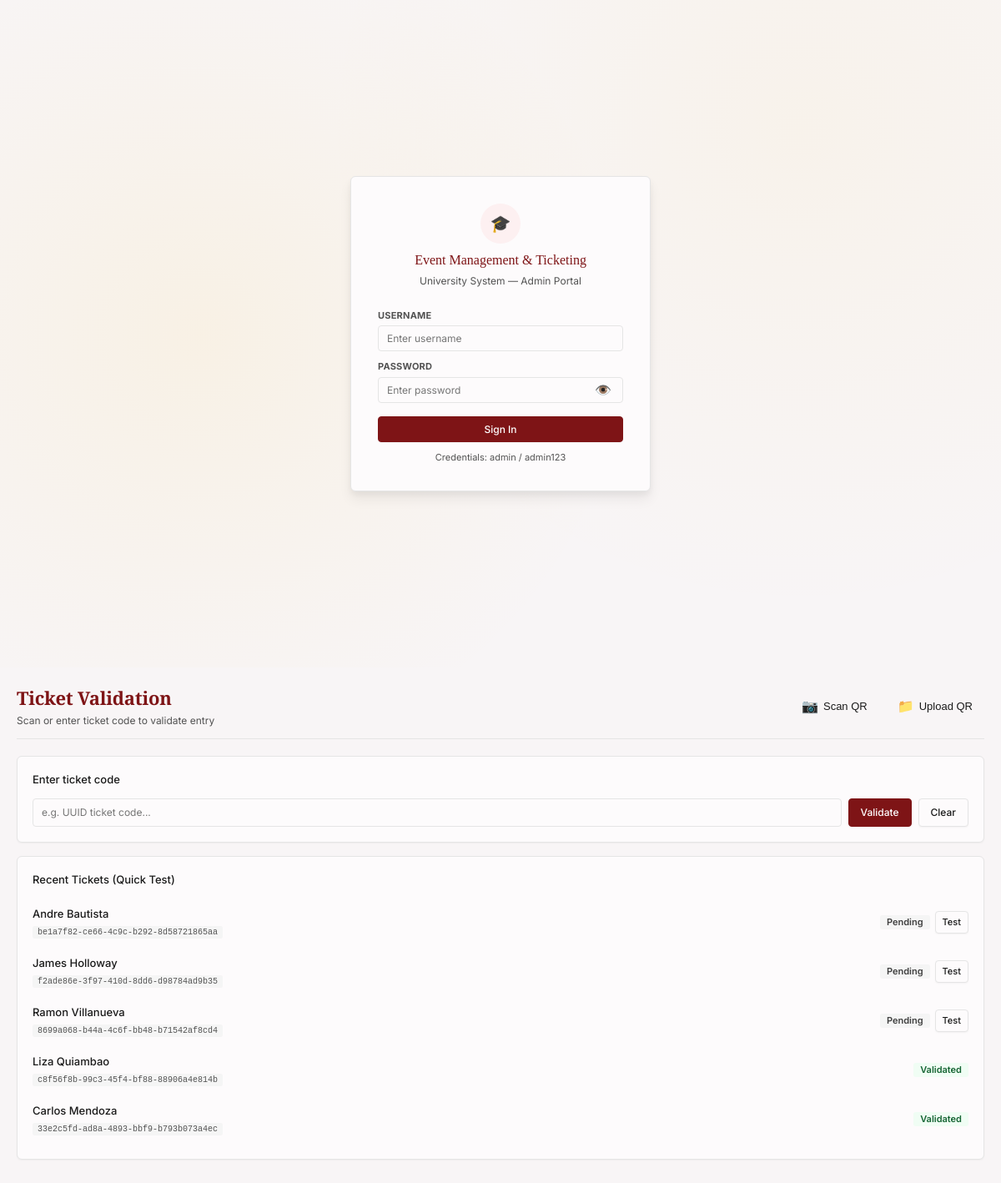
The page /modules/tickets/validate.php on the database its author committed.
### tables this page shows
CREATE TABLE `ticket` (
  `ticket_id` int(11) NOT NULL,
  `ticket_code` varchar(50) NOT NULL,
  `purchase_date` datetime NOT NULL DEFAULT current_timestamp(),
  `is_validated` tinyint(1) NOT NULL DEFAULT 0,
  `validated_at` datetime DEFAULT NULL,
  `payment_status` enum('free','paid','pending','refunded') NOT NULL DEFAULT 'free',
  `payment_method` varchar(20) DEFAULT NULL,
  `category_id` int(11) NOT NULL,
  `attendee_id` int(11) NOT NULL
);

CREATE TABLE `attendee` (
  `attendee_id` int(11) NOT NULL,
  `first_name` varchar(50) NOT NULL,
  `last_name` varchar(50) NOT NULL,
  `email` varchar(100) NOT NULL,
  `phone` varchar(20) DEFAULT NULL,
  `gender` enum('male','female','non_binary','prefer_not_to_say') NOT NULL,
  `birth_date` date NOT NULL,
  `attendee_type` enum('student','employee','alumni','guest') NOT NULL,
  `registered_at` datetime NOT NULL DEFAULT current_timestamp(),
  `student_id` varchar(20) DEFAULT NULL,
  `program` varchar(100) DEFAULT NULL,
  `year_level` tinyint(4) DEFAULT NULL CHECK (`year_level` between 1 and 5),
  `department` varchar(100) DEFAULT NULL,
  `employee_id` varchar(20) DEFAULT NULL,
  `job_title` varchar(100) DEFAULT NULL,
  `alumni_id` varchar(20) DEFAULT NULL,
  `graduation_year` year(4) DEFAULT NULL,
  `guest_id` varchar(20) DEFAULT NULL
);

### includes/functions.php (called while the page is built, shortened)
<?php
function h($str) {
    return htmlspecialchars($str ?? '', ENT_QUOTES, 'UTF-8');
}
?>

### modules/tickets/validate.php (the view, shortened to what this page needs)
<?php
require_once __DIR__ . '/../../includes/header.php';
$ticket_code = isset($_GET['code']) ? trim($_GET['code']) : '';
$recent_sql = "SELECT t.ticket_code, a.first_name, a.last_name, t.is_validated
               FROM Ticket t
               JOIN Attendee a ON t.attendee_id = a.attendee_id
               ORDER BY t.purchase_date DESC
               LIMIT 5";
$recent = mysqli_query($conn, $recent_sql);
?>
<!DOCTYPE html>
<html>
<head>
</head>
<body>
<div class="page active">
    <div class="page-header">
        <div class="page-header-left">
            <div>
                <div class="page-title">Ticket Validation</div>
                <div class="page-sub">Scan or enter ticket code to validate entry</div>
            </div>
            <div style="display:flex;gap:8px">
                <button class="scan-btn" id="open-camera-btn" onclick="openCameraScanner()">
                    <span class="camera-icon">📷</span>
                    Scan QR
                </button>
                <button class="scan-btn" id="upload-qr-btn" onclick="openQRUpload()">
                    <span class="camera-icon">📁</span>
                    Upload QR
                </button>
            </div>
        </div>
    </div>
    <div style="max-width:100%">
        <div class="card">
            <div style="font-size:13px;font-weight:500;margin-bottom:12px">Enter ticket code</div>
            <form method="GET" style="display:flex;gap:8px">
                <input type="text" name="code" id="ticket-code-input" value="<?php echo h($ticket_code); ?>" placeholder="e.g. UUID ticket code..." style="flex:1" required>
                <button type="submit" class="btn btn-primary">Validate</button>
                <a href="/event-ticketing-v2/modules/tickets/validate.php" class="btn">Clear</a>
            </form>
        </div>
        <div class="card">
            <div style="font-size:13px;font-weight:500;margin-bottom:12px">Recent Tickets (Quick Test)</div>
            <?php if ($recent && mysqli_num_rows($recent) > 0): ?>
                <?php while ($rec = mysqli_fetch_assoc($recent)): ?>
                    <div style="display:flex;align-items:center;justify-content:space-between;padding:10px 0;border-bottom:0.5px solid var(--color-border-tertiary)">
                        <div>
                            <span style="font-size:13px;font-weight:500"><?php echo h($rec['first_name'] . ' ' . $rec['last_name']); ?></span>
                            <br><code style="font-size:10px;color:var(--color-text-secondary)"><?php echo h($rec['ticket_code']); ?></code>
                        </div>
                        <div style="display:flex;gap:6px;align-items:center">
                            <span class="badge <?php echo $rec['is_validated'] ? 'b-green' : 'b-gray'; ?>">
                                <?php echo $rec['is_validated'] ? 'Validated' : 'Pending'; ?>
                            </span>
                            <?php if (!$rec['is_validated']): ?>
                                <a href="?code=<?php echo urlencode($rec['ticket_code']); ?>" class="btn btn-sm">Test</a>
                            <?php endif; ?>
                        </div>
                    </div>
                <?php endwhile; ?>
            <?php else: ?>
                <p style="color:var(--color-text-secondary);font-size:13px">No tickets found.</p>
            <?php endif; ?>
        </div>
    </div>
</div>
<?php require_once __DIR__ . '/../../includes/footer.php'; ?>

### assets/css/style.css (style rules this page uses)
:root { --color-bg-primary: #fdfbfc; --color-bg-secondary: #f8f5f6; --color-bg-tertiary: #f3f0f1; --color-primary: #7e1416; --color-primary-dark: #5c0e10; --color-primary-light: #9a1a1d; --color-primary-bg: #fdf0f1; --color-accent: #f9be1b; --color-accent-dark: #d4a017; --color-accent-light: #fcd34d; --color-accent-bg: #fffdf5; --color-gray-50: #fafafa; --color-gray-100: #f5f5f5; --color-gray-200: #e5e5e5; --color-gray-300: #d4d4d4; --color-gray-400: #a3a3a3; --color-gray-500: #737373; --color-gray-600: #525252; --color-gray-700: #404040; --color-gray-800: #262626; --color-gray-900: #171717; --color-text-primary: #1a1a1a; --color-text-secondary: #525252; --color-text-tertiary: #737373; --color-text-inverse: #ffffff; --color-text-danger: #991b1b; --color-text-success: #166534; --color-text-warning: #92400e; --color-success: #16a34a; --color-success-bg: #f0fdf4; --color-danger: #dc2626; --color-danger-bg: #fef2f2; --color-warning: #d97706; --color-warning-bg: #fffbeb; --color-info: #2563eb; --color-info-bg: #eff6ff; --color-border: #e5e5e5; --color-border-light: #f0f0f0; --shadow-xs: 0 1px 2px rgba(0, 0, 0, 0.04); --shadow-sm: 0 1px 3px rgba(0, 0, 0, 0.06), 0 1px 2px rgba(0, 0, 0, 0.04); --shadow-md: 0 4px 6px rgba(0, 0, 0, 0.05), 0 2px 4px rgba(0, 0, 0, 0.04); --shadow-lg: 0 10px 15px rgba(0, 0, 0, 0.06), 0 4px 6px rgba(0, 0, 0, 0.04); --radius-xs: 3px; --radius-sm: 4px; --radius-md: 6px; --radius-lg: 8px; --transition-fast: 150ms ease; --transition-base: 200ms ease; --transition-slow: 300ms ease; --text-xs: 0.6875rem; --text-sm: 0.75rem; --text-base: 0.8125rem; --text-md: 0.875rem; --text-lg: 1rem; --text-xl: 1.125rem; --text-2xl: 1.375rem; --text-3xl: 1.75rem; }
* { box-sizing: border-box; margin: 0; padding: 0; }
body { font-family: 'Inter', -apple-system, BlinkMacSystemFont, 'Segoe UI', Roboto, sans-serif; background: var(--color-bg-secondary); color: var(--color-text-primary); font-size: var(--text-base); line-height: 1.5; -webkit-font-smoothing: antialiased; -moz-osx-font-smoothing: grayscale; min-height: 100vh; }
.page { display: none; padding: 1.25rem; animation: fadeInUp 0.35s ease-out; }
.page.active { display: block; }
.page-header { margin-bottom: 1.25rem; display: flex; align-items: flex-start; justify-content: space-between; gap: 0.75rem; flex-wrap: wrap; padding-bottom: 0.75rem; border-bottom: 1px solid var(--color-border); }
.page-title { font-family: 'Playfair Display', serif; font-size: var(--text-2xl); font-weight: 700; color: var(--color-primary); letter-spacing: -0.01em; }
.page-sub { font-size: var(--text-sm); color: var(--color-text-secondary); margin-top: 0.125rem; }
.btn { padding: 0.4375rem 0.875rem; border-radius: var(--radius-sm); border: 1px solid var(--color-border); background: var(--color-bg-primary); color: var(--color-text-primary); font-size: var(--text-sm); font-weight: 500; cursor: pointer; font-family: 'Inter', sans-serif; transition: all var(--transition-fast); text-decoration: none; display: inline-flex; align-items: center; gap: 0.375rem; justify-content: center; box-shadow: var(--shadow-xs); }
.btn-primary { background: var(--color-primary); color: white; border-color: var(--color-primary); }
.btn-sm { padding: 0.25rem 0.5rem; font-size: var(--text-xs); }
.card { background: var(--color-bg-primary); border: 1px solid var(--color-border); border-radius: var(--radius-md); padding: 1.125rem; margin-bottom: 1rem; box-shadow: var(--shadow-xs); transition: all var(--transition-base); }
.badge { display: inline-flex; align-items: center; padding: 0.1875rem 0.5rem; border-radius: var(--radius-xs); font-size: var(--text-xs); font-weight: 600; white-space: nowrap; line-height: 1; }
.b-green { background: var(--color-success-bg); color: #166534; }
.b-gray { background: var(--color-gray-100); color: var(--color-gray-700); }
input, select, textarea { width: 100%; padding: 0.4375rem 0.625rem; border: 1px solid var(--color-border); border-radius: var(--radius-sm); background: var(--color-bg-primary); color: var(--color-text-primary); font-size: var(--text-sm); font-family: 'Inter', sans-serif; transition: all var(--transition-fast); }
code { font-family: 'SF Mono', 'JetBrains Mono', monospace; background: var(--color-gray-100); padding: 0.125rem 0.375rem; border-radius: var(--radius-xs); font-size: var(--text-xs); color: var(--color-primary); font-weight: 500; }

### rows shown on the page
ticket: attendee.last_name "Andre Bautista", ticket_code "be1a7f82-ce66-4c9c-b292-8d58721865aa", is_validated "Pending"
ticket: attendee.last_name "James Holloway", ticket_code "f2ade86e-3f97-410d-8dd6-d98784ad9b35", is_validated "Pending"
ticket: attendee.last_name "Ramon Villanueva", ticket_code "8699a068-b44a-4c6f-bb48-b71542af8cd4", is_validated "Pending"
ticket: attendee.last_name "Liza Quiambao", ticket_code "c8f56f8b-99c3-45f4-bf88-88906a4e814b", is_validated "Validated"
ticket: attendee.last_name "Carlos Mendoza", ticket_code "33e2c5fd-ad8a-4893-bbf9-b793b073a4ec", is_validated "Validated"
